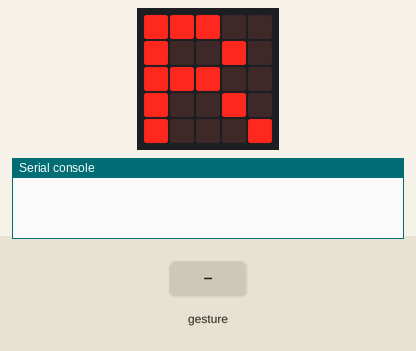
This program was run on a simulated BBC micro:bit running MicroPython. Parts: the board's 5×5 LED display, the last lines printed to the serial console. Inputs (shaded band) come from the test bench. No radio messages arrive unless stated (any console line starting 'radio sent:' is added by the test bench); a tilt is held for 1.5 s and a shake lasts 1 s, then the board lies face up again.

Above: at 1.2 s.
1.3 s: gesture 'shake'
At 1.55 s:
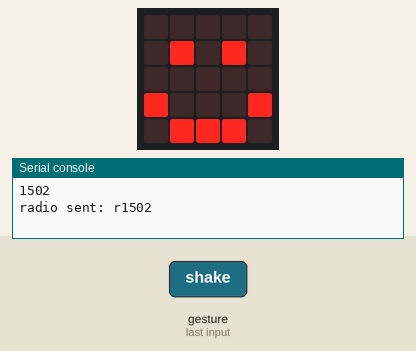
Timing chart, 0 to 4.3 s (numbered marks = the images above; inputs shaded):
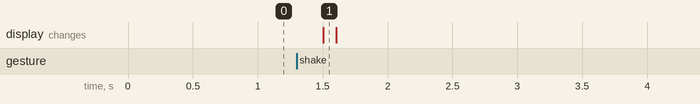

Measured:
- after the input at 1.3 s, the display: changes after 0.20 s (image 1)

The program:

Shake_right.py
```python
# Import Modules
from microbit import *
import radio
# Set Radio
radio.on()
radio.config(channel = 41)
# Set Variables
prev_time = 0;
time = 0;
# Loop Program
while True:
    display.show("R")
    # Read Gesture
    if accelerometer.was_gesture("shake"):
        # Set Time Between Gestures
        time = running_time() - prev_time
        # Display And Send Time
        print(time)
        radio.send('r' + str(time))
        display.show(Image.HAPPY)
        sleep(100)
        # Reset Time
        prev_time = running_time()
        display.clear()
```
